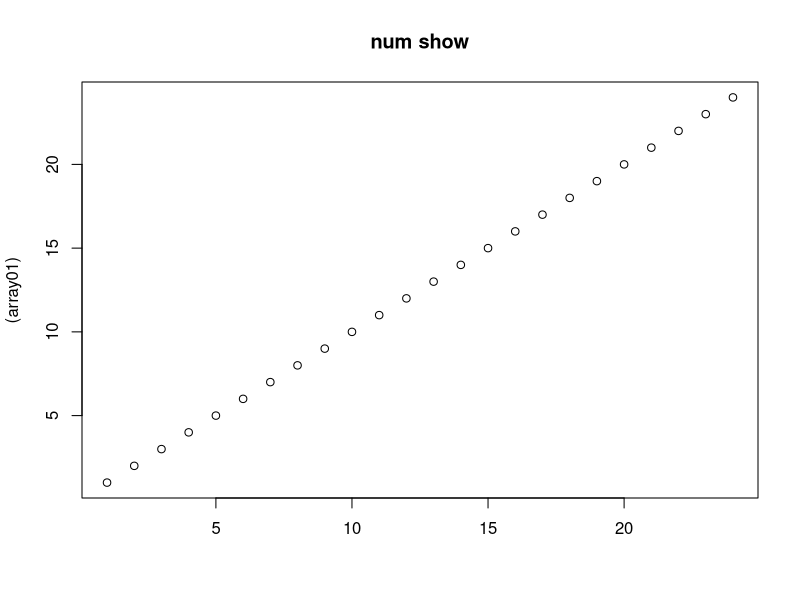

This chart was generated by the following R code:
l1 <- c(T,F,F,T,2,'a')
l1
typeof(l1)
v1 <- c(2,34,2222,4,544,23)
v1
v1
v2 <- c(1,2,3,4,5)
v2
is.vector(l1)
v3 <- c("a","sd","shalin")
v3
v4 <- c('b','s','a')
v4
is.vector(l1)
j1 <- FALSE 
is.vector(j1)

s1 <- "a sting of t        ggggggggggggggggggext"
is.vector((s1))
typeof(s1)
s1

m1 <- matrix(c("as","as",'shalin','shalin', 'asas',"shlain", 'asas',"shlain", 'asas',"shlain", 'asas',"shlain"), nrow=4)
m1

a1 <- matrix(c(1:64), nrow = 8)
a1

m1 <- matrix(c(1:25), nrow = 5)
m1

a1 <- array(c(1:24),c(2,3,4))
a1

NumV <- c(1,2,3,4)
CharV <- c("a","b","c","d")
logiV <- c(T,F,T,F)

df1 <- cbind(CharV,logiV,NumV)
df2 <- as.data.frame(df1) 
# df2 = as.data.frame(as.data.frame(df1)) 
df2

num <- c(1,2,3)
char <- c('a','b','c','d')
vect <- c(T,T,F,F,T)

list01 <- list(num, char, vect)
list01

list02 <- list(char,num,vect, list01)
list02

(asas <- c(T,'b',2))
typeof(asas)
asas

asas01 <- c(T,2,F,12,TRUE, 'b')
asas01
typeof(asas01)
as.data.frame(asas01)
cbind(asas01)

num001 <- 5
num001 <- as.integer(num001)
typeof(num001)

typeof(as.integer(5))

#num001 <- c('sarun','luna','shalin')
#asap <- as.numeric(num001)
#typeof(asap)

num001 <- c('1','2','3','2323')
num001 <- as.integer(num001)
typeof(num001)
num001

matrix01 <- matrix(c(1:24), nrow = 6)
matrix01
is.matrix(matrix01)
matrix02 <- as.data.frame(matrix(c(1:24), nrow = 6))
matrix02

array01 <- array(c(1:24),c(4,3,2))
array02 <- as.data.frame(array(c(1:24),c(4,3,2)))
array01
array02
plot((array01), main = "num show", xlab = NA)
# xlab = "cdf"
# wowid plotojwfoinininin
#numeric, character, logical are the datapoints